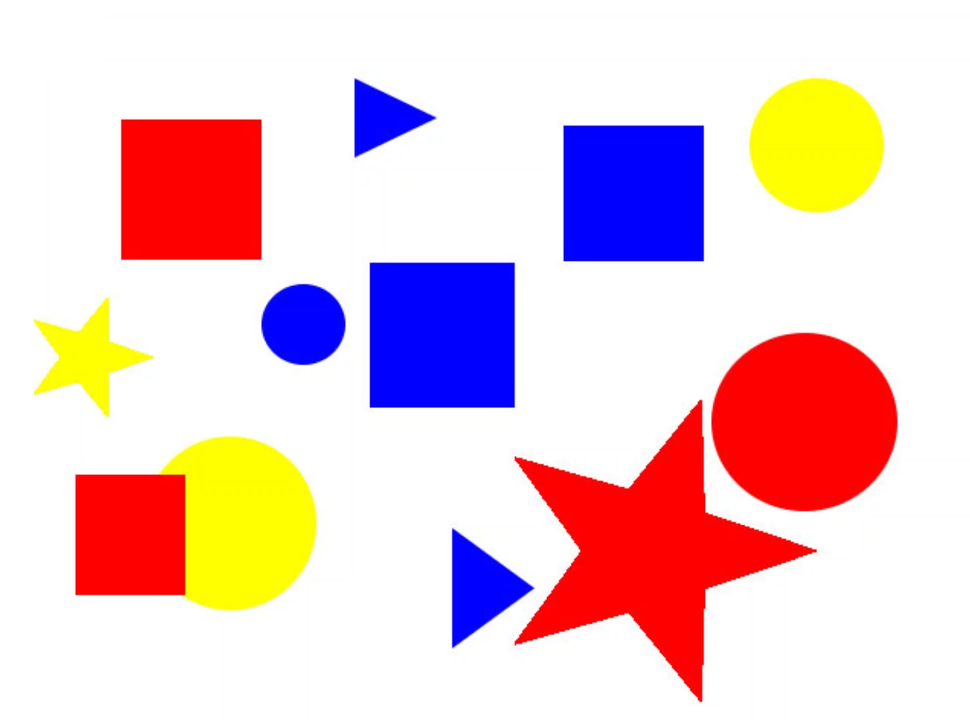
#> input picture practica2_encontrar_triangulo_marcarlo/img_b1.png, 970 x 727 px, shrunk from 1431 x 1073 before the run
$ python tets_color_rojo.py
#> lines starting #> are read from the running program, lines starting #| are printed output that depends on the picture; after the words box and inside, x2 and y2 are one past the last pixel; in counts of white or black regions, pixels touching at a corner belong together
import cv2
import numpy as np

#color verde
rangoMin1 = [0,65,75]
rangoMax1 = [12, 255, 255]
rangoMin2 = [240,65,75]
rangoMax2 = [256, 255, 255]


img = cv2.imread('img_b1.png',1)
#> img is the input picture: shape (727, 970, 3); mean B, G, R 207.6, 202.4, 235.2

#convertimos la imagen de entarda a hsv
hsv = cv2.cvtColor(img,cv2.COLOR_BGR2HSV)
#> hsv: shape (727, 970, 3); mean H, S, V 21, 66.7, 254.5
cv2.imshow("hsv1",hsv)

#creamos mascaras para los rangos de colores
mascaraRojo1 = cv2.inRange(hsv,np.array(rangoMin1),np.array(rangoMax1))
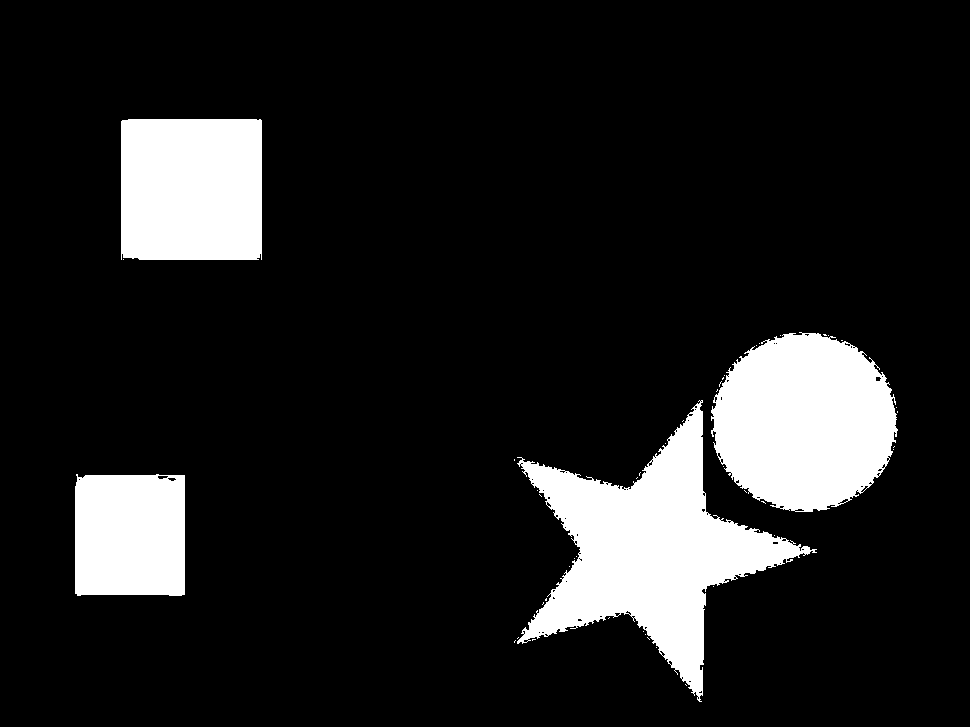
#> mascaraRojo1: shape (727, 970); 12.8% white; 45 white regions (41 under 20 px), largest, box (x1, y1, x2, y2) and area: (517, 400, 817, 702) 31609, (711, 332, 898, 512) 25576, (121, 119, 262, 260) 19825, (75, 474, 185, 596) 13148
mascaraRojo2 = cv2.inRange(hsv,np.array(rangoMin2),np.array(rangoMax2))
#> mascaraRojo2: shape (727, 970); every value is 0
mascara = cv2.add(mascaraRojo1,mascaraRojo2)

#mascara = cv2.inRange(hsv,np.array(rangoMin),np.array(rangoMax))
cv2.imshow("mascara",mascara)

#aplicamos el suavizado Gaussiano para eliminar el ruido sobre las mascaras
gauss = cv2.GaussianBlur(mascara,(11,11),0)#11, 11, 15
cv2.imshow("gaus",gauss)

#ecualizar una imagen
#--------------------------------------------
imgE = cv2.equalizeHist(gauss)
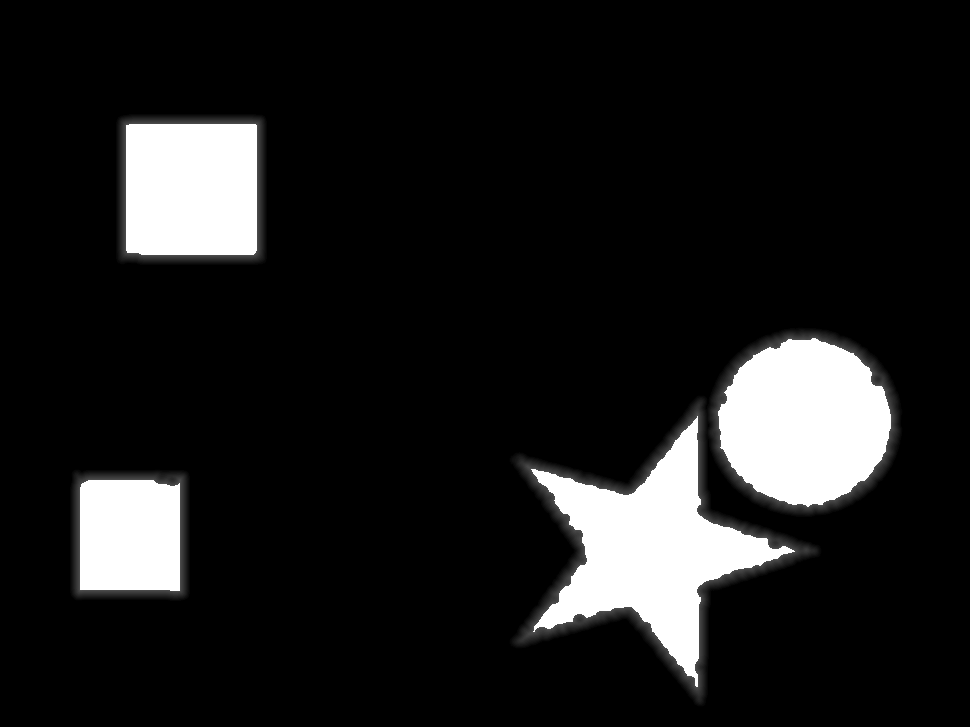
#> imgE: shape (727, 970); min 0, max 255, mean 28.7
cv2.imshow("imgE - equalizado",imgE)
#--------------------------------------------

#Calcular el detector de bordes Canny con OpenCV
canny = cv2.Canny(imgE,50,360) #50-350, 50-370, 50-355
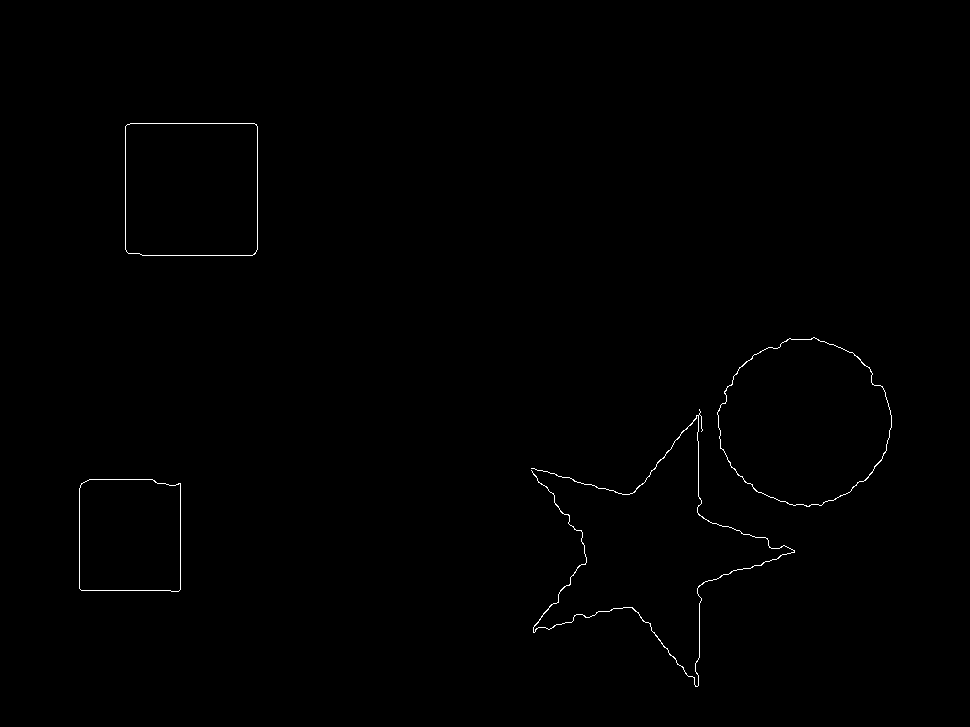
#> canny: shape (727, 970); 0.37% white in thin lines or dots, all inside (x1, y1, x2, y2) = (79, 123, 892, 687)
cv2.imshow("canny",canny)

contornos,hier = cv2.findContours(canny.copy(),cv2.RETR_EXTERNAL,cv2.CHAIN_APPROX_SIMPLE)
#> contornos = 4 contours; box (x1, y1, x2, y2) and area: (717, 337, 892, 507) 22060, (125, 123, 258, 256) 17365, (79, 479, 181, 592) 11064, (531, 409, 795, 687) 132
print(len(contornos))
#| 4

areas = [cv2.contourArea(c) for c in contornos]
#> areas = [11064.5, 131.5, 22059.5, 17365]

i=0
for extension in areas:
    if extension > 1000:
        actual = contornos[i]
        approx = cv2.approxPolyDP(actual,0.05*cv2.arcLength(actual,True),True)
        #if len(approx)>=3:
        cv2.drawContours(img,[actual],0,(0,0,0),2)
        cv2.drawContours(mascara,[actual],0,(0,0,0),2)
        i+=1
#> this loop made 4 passes
#> (extension, approx) on passes 1, 4: (11064.5, [[81, 483], [79, 588], [178, 591], [180, 483]]), (17365, [[814, 337], [717, 412], [793, 505], [891, 427]])
#> extension on passes 2 to 3: 131.5, 22059.5
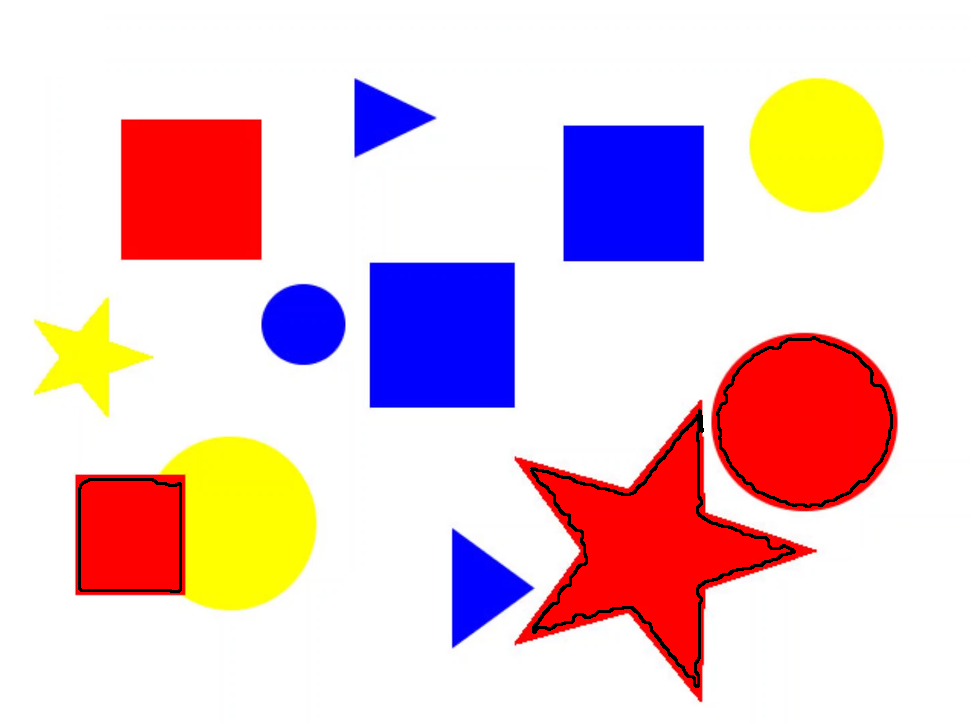
#> img: shape (727, 970, 3); 0.99% of pixels changed, all inside (x1, y1, x2, y2) = (78, 336, 893, 688)
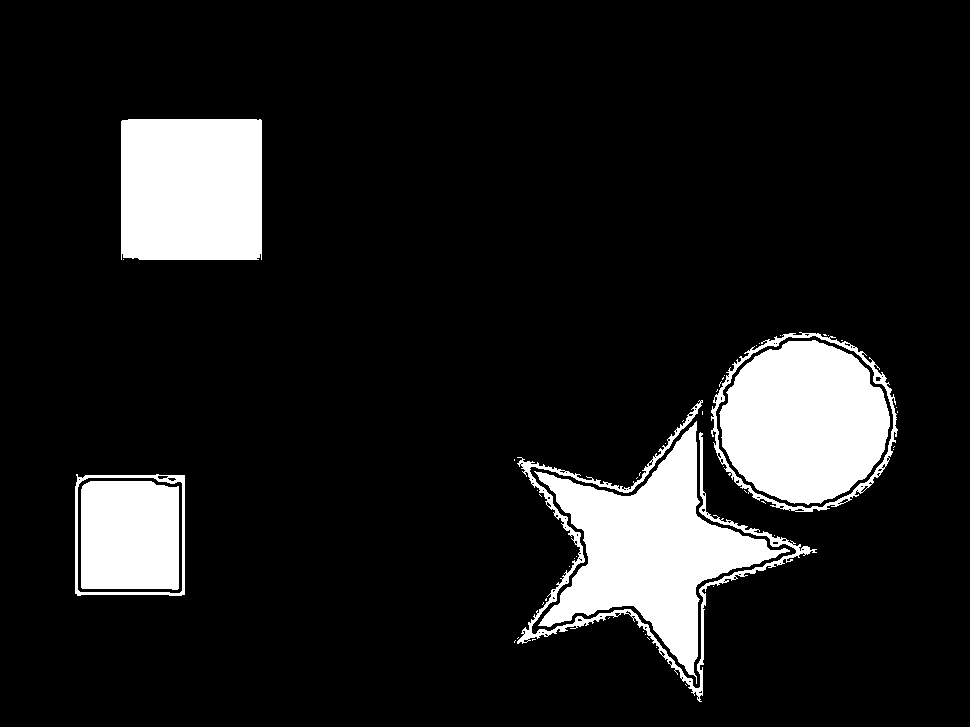
#> mascara: shape (727, 970); 11.8% white; 49 white regions (42 under 20 px), largest, box (x1, y1, x2, y2) and area: (534, 421, 790, 684) 23012, (719, 340, 890, 505) 21116, (121, 119, 262, 260) 19825
#> after the loop, i = 3

cv2.imshow('ImagenOriginal',img)
cv2.waitKey(0)
cv2.destroyAllWindows()

$ run again, with practica2_encontrar_triangulo_marcarlo/img_a.png copied over practica2_encontrar_triangulo_marcarlo/img_b1.png
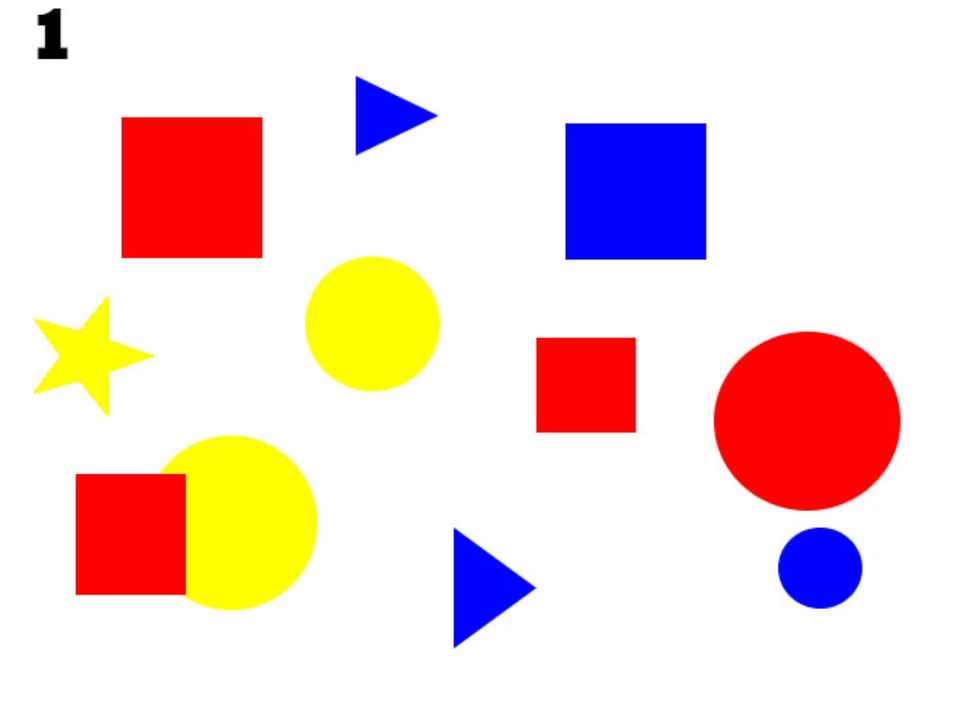
#> input picture practica2_encontrar_triangulo_marcarlo/img_a.png, 972 x 726 px, shrunk from 1429 x 1067 before the run
#> img is the input picture: shape (726, 972, 3); mean B, G, R 215.4, 217.8, 242.5
#> hsv: shape (726, 972, 3); mean H, S, V 13.4, 51.1, 254.3
#> mascaraRojo1: shape (726, 972); 9.7% white; 23 white regions (19 under 20 px), largest, box (x1, y1, x2, y2) and area: (714, 331, 901, 511) 25742, (121, 117, 263, 259) 19976, (75, 474, 186, 595) 13287, (536, 337, 636, 433) 9397
#> mascaraRojo2: shape (726, 972); every value is 0
#> canny: shape (726, 972); 0.26% white in thin lines or dots, all inside (x1, y1, x2, y2) = (79, 121, 895, 591)
#> contornos = 4 contours; box (x1, y1, x2, y2) and area: (720, 337, 895, 507) 22222, (125, 121, 259, 254) 17509, (79, 479, 182, 591) 11176, (544, 341, 631, 429) 7380
#| 4
#> areas = [11175.5, 7380, 22222.5, 17509]
#> the loop `for extension in areas:` made 4 passes
#> (extension, approx) on passes 1 to 4: (11175.5, [[82, 482], [79, 587], [179, 590], [181, 479]]), (7380, [[547, 341], [544, 425], [629, 427], [630, 343]]), (22222.5, [[792, 337], [723, 447], [824, 504], [894, 414]]), (17509, [[127, 122], [128, 251], [254, 253], [258, 123]])
#> after the loop `for extension in areas:`:
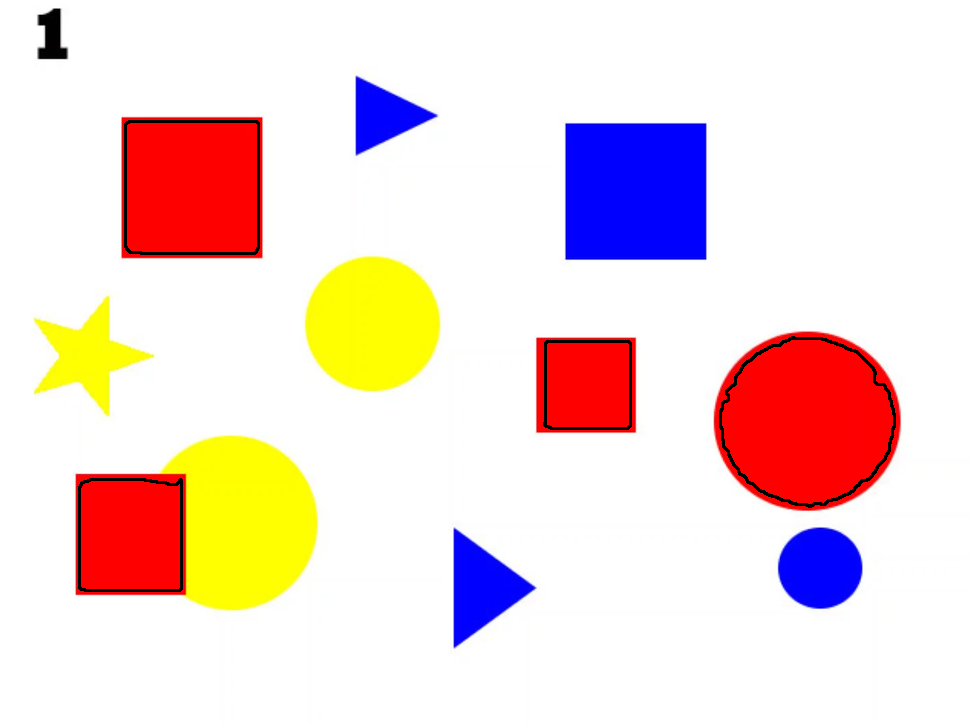
#> img: shape (726, 972, 3); 0.82% of pixels changed, all inside (x1, y1, x2, y2) = (78, 120, 896, 592)
#> after the loop `for extension in areas:`:
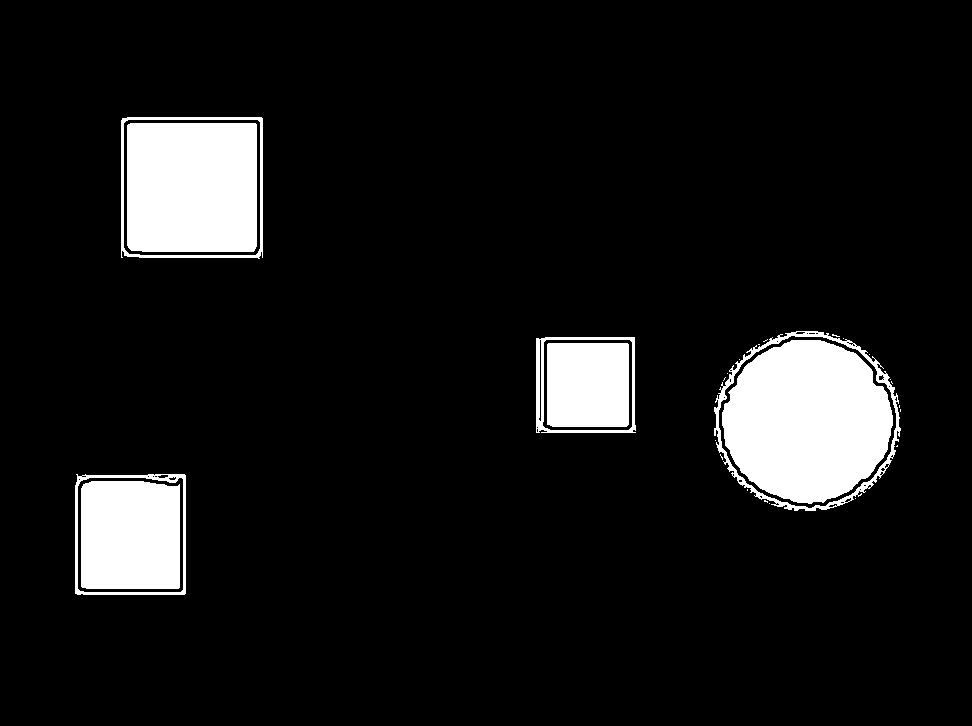
#> mascara: shape (726, 972); 8.9% white; 27 white regions (19 under 20 px), largest, box (x1, y1, x2, y2) and area: (722, 340, 893, 504) 21288, (127, 123, 257, 252) 16730, (81, 481, 180, 589) 10542
#> after the loop `for extension in areas:`: i = 4
